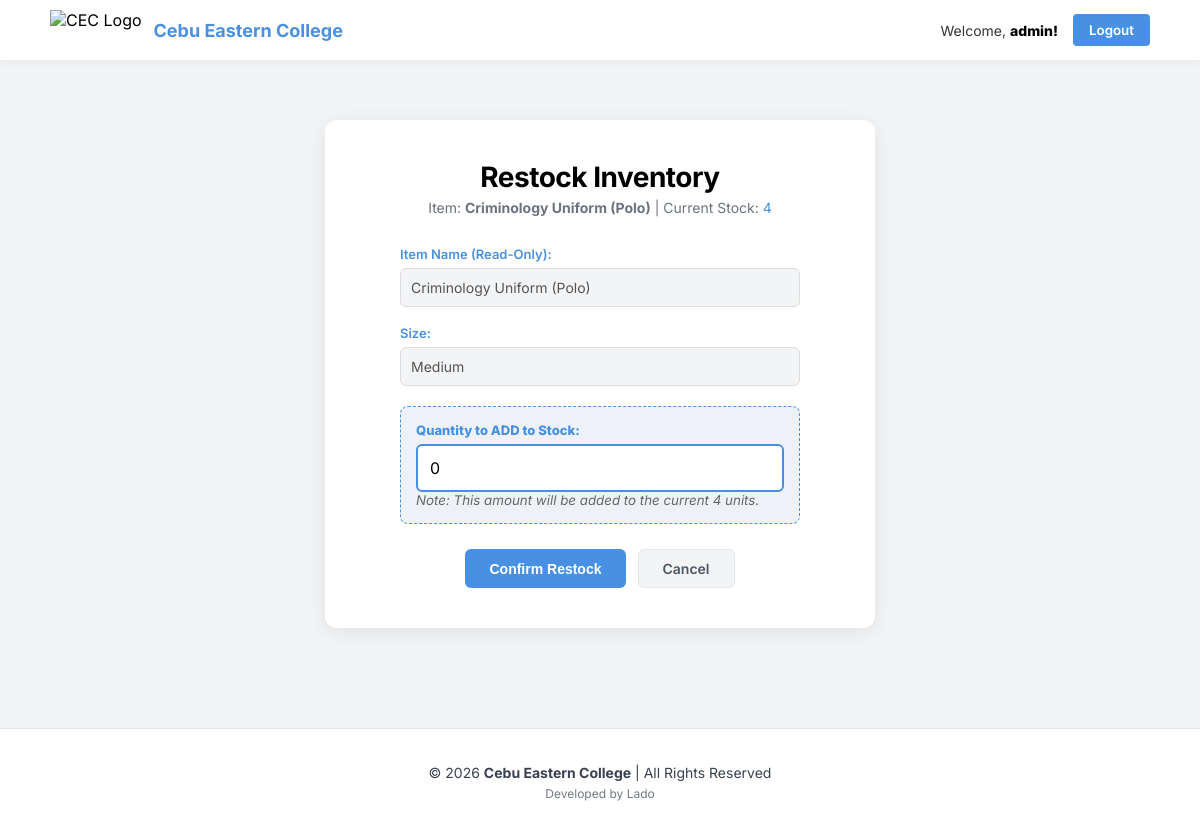
The app's page /edit/5/ (signed in), older data.
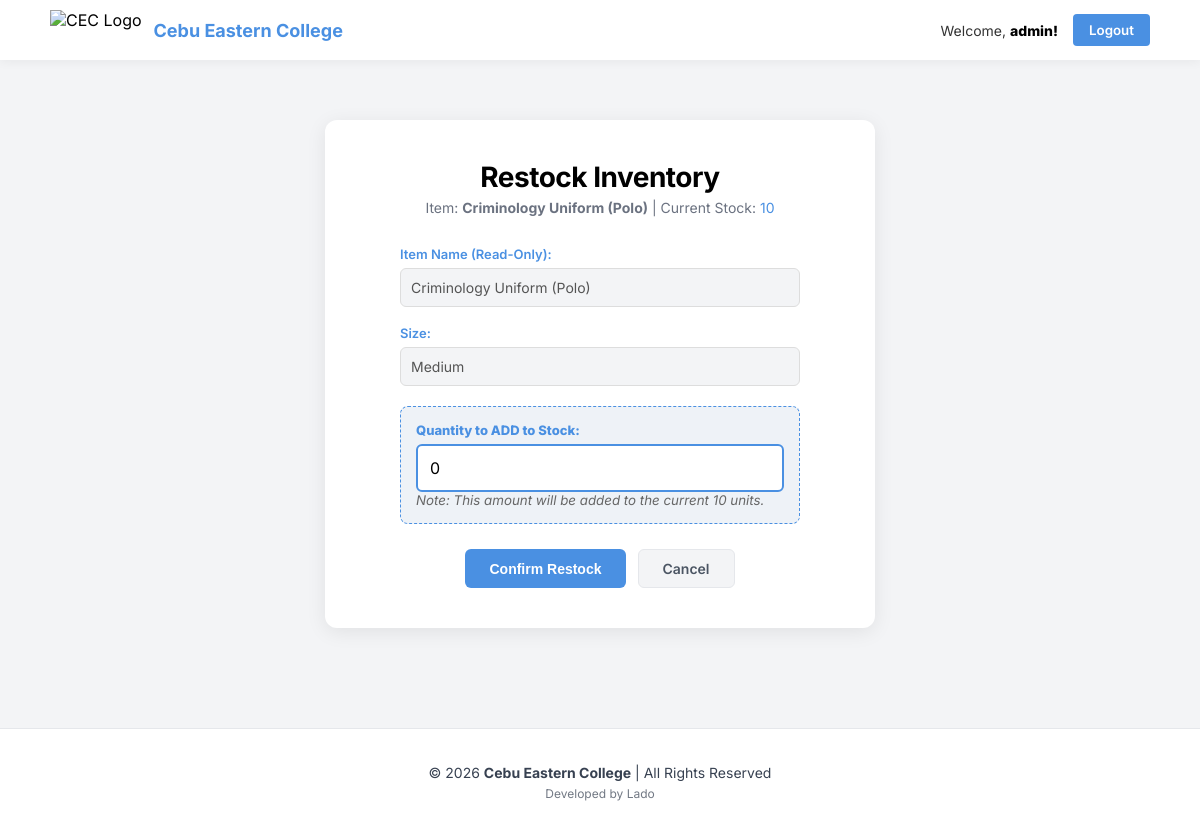
The same page, newer data.
### inventory/models.py (models this page shows, shortened)
class UniformItem(models.Model):
    SIZE_CHOICES = [
        ('XS', 'Extra Small'), ('S', 'Small'), ('M', 'Medium'),
        ('L', 'Large'), ('XL', 'Extra Large'), ('XXL', '2XL'), ('XXXL', '3XL'), ('N/A', 'N/A'),
    ]
    name = models.CharField(max_length=100)
    size = models.CharField(max_length=10, choices=SIZE_CHOICES)
    quantity = models.PositiveIntegerField()
    price = models.DecimalField(max_digits=8, decimal_places=2)

### inventory/views.py (the view, shortened to what this page needs)
# urls.py: path('edit/<int:pk>/', views.edit_product, name='edit_product'),
@login_required
@user_passes_test(admin_required)
def edit_product(request, pk):
    item = get_object_or_404(UniformItem, pk=pk)
    return render(request, 'inventory/edit.html', {'item': item})

### inventory/views.py (called while the page is built)
def admin_required(user):
    return user.is_superuser

### inventory/templates/inventory/edit.html (shortened to what this page needs)
{% load static %}
<!DOCTYPE html>
<html lang="en">
<head>
    <link rel="stylesheet" href="{% static 'inventory/css/edit.css' %}">
</head>
<body>
<header class="top-nav">
    <div class="logo-section">
        <img src="{% static 'inventory/images/school-logo.jpg' %}" alt="CEC Logo" class="nav-logo">
        <span class="logo-text">Cebu Eastern College</span>
    </div>
    <div class="user-section">
        {% if user.is_authenticated %}
            <span class="user-greeting">Welcome, <strong>{{ user.username }}!</strong></span>
            <form method="post" action="{% url 'logout' %}" style="display: inline;">
                <button type="submit" class="logout-btn">Logout</button>
            </form>
        {% endif %}
    </div>
</header>
<main class="main-wrapper">
    <div class="card-container">
        <h1 class="main-title">Restock Inventory</h1>
        <p class="sub-heading">Item: <strong>{{ item.name }}</strong> | Current Stock: <span style="color: #4a90e2;">{{ item.quantity }}</span></p>
        <form method="post" class="styled-form">
            <div class="form-fields">
                <p>
                    <label for="id_name">Item Name (Read-Only):</label>
                    <input type="text" value="{{ item.name }}" disabled style="background-color: #f3f4f6; cursor: not-allowed;">
                </p>
                <p>
                    <label for="id_size">Size:</label>
                    <input type="text" value="{{ item.size }}" disabled style="background-color: #f3f4f6; cursor: not-allowed;">
                </p>
                <p style="margin-top: 20px; padding: 15px; background: #eef2f7; border-radius: 8px; border: 1px dashed #4a90e2;">
                    <label style="color: #4a90e2; font-weight: 800;">Quantity to ADD to Stock:</label>
                    <input type="number" name="add_stock" value="0" min="0" required
                           style="width: 100%; padding: 12px; border: 2px solid #4a90e2; border-radius: 6px; font-size: 16px;">
                    <small style="color: #666; font-style: italic;">Note: This amount will be added to the current {{ item.quantity }} units.</small>
                </p>
            </div>
            <div class="button-row">
                <button type="submit" class="btn add-btn">Confirm Restock</button>
                <a href="{% url 'product_list' %}" class="btn cancel-btn" style="text-decoration: none; text-align: center;">Cancel</a>
            </div>
        </form>
    </div>
</main>
<footer class="site-footer">
    <p>&copy; 2026 <strong>Cebu Eastern College</strong> | All Rights Reserved</p>
    <p class="dev-tag">Developed by Lado</p>
</footer>
</body>
</html>

Row changes from the older to the newer data that the page shows:
changed UniformItem "Criminology Uniform (Polo)": quantity "4" → "10"
